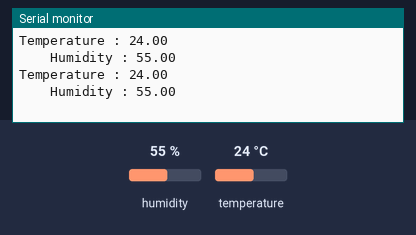
Recording of a sketch running on a simulated ESP32. Parts: the last lines printed to the serial monitor. Inputs (shaded band) come from the test bench; at power-on: humidity 55 %, temperature 24 °C.

Above: at 2.8 s.
2.9 s: humidity set to 22 %
At 5.3 s:
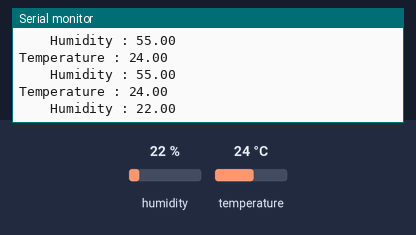
5.6 s: temperature set to 12 °C
At 6.7 s:
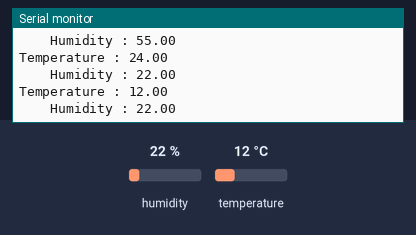
8.3 s: humidity set to 40 %
At 11.4 s:
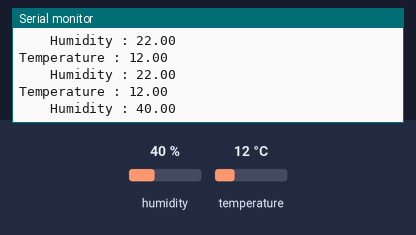
Timing chart, 0 to 12.9 s (numbered marks = the images above; inputs shaded):
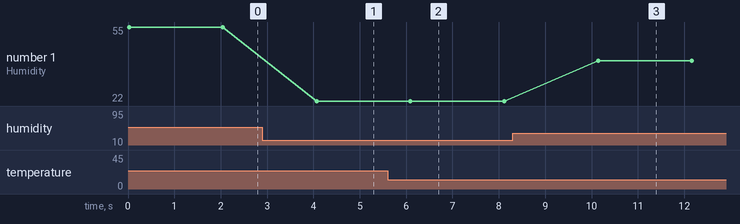

Measured:
- after the input at 2.9 s, the serial monitor: prints a new line after 1.2 s (image 1)
- after the input at 5.6 s, the serial monitor: prints a new line after 0.49 s (image 2)
- after the input at 8.3 s, the serial monitor: prints a new line after 1.8 s (image 3)
- plotted number 1: 55 → 22 after the input at 2.9 s, 22 → 40 after the input at 8.3 s

The sketch:

DHT_test.ino
```cpp
#include <DHT.h>
#define DHT11_PIN  21 // ESP32 pin GPIO21 connected to DHT11 sensor

DHT dht(DHT11_PIN, DHT11);

void setup() {
  Serial.begin(9600);
  dht.begin(); // initialize the DHT11 sensor
}

void loop() {
  float h = dht.readHumidity();
  float t = dht.readTemperature(); // or dht.readTemperature(true) for Fahrenheit

  if (isnan(h) || isnan(t)) {
    Serial.println("Failed to read from DHT sensor!");
    return;
  }


    Serial.print("Temperature : ");
    Serial.println(t);

    Serial.print("    Humidity : ");
    Serial.println(h);

  // wait a 2 seconds between readings
  delay(2000);
}
```
